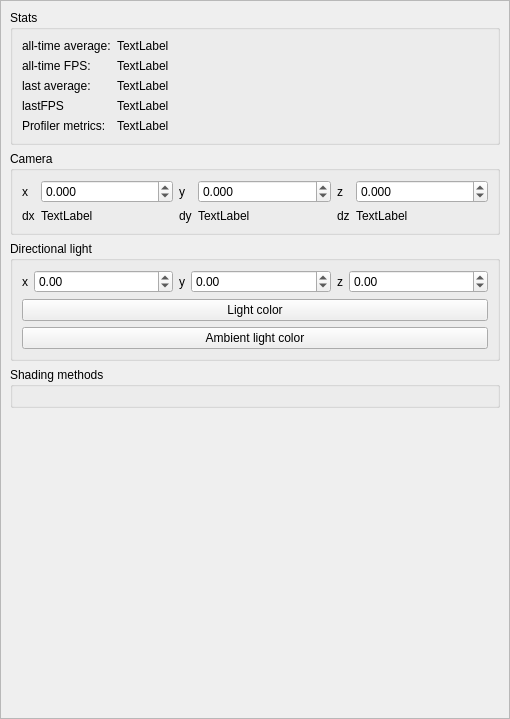
<?xml version="1.0" encoding="UTF-8"?>
<ui version="4.0">
 <class>MainWindow</class>
 <widget class="QMainWindow" name="MainWindow">
  <property name="geometry">
   <rect>
    <x>0</x>
    <y>0</y>
    <width>510</width>
    <height>719</height>
   </rect>
  </property>
  <property name="windowTitle">
   <string>MainWindow</string>
  </property>
  <widget class="QWidget" name="centralwidget">
   <layout class="QGridLayout" name="gridLayout_3">
    <property name="leftMargin">
     <number>0</number>
    </property>
    <property name="topMargin">
     <number>0</number>
    </property>
    <property name="rightMargin">
     <number>0</number>
    </property>
    <property name="bottomMargin">
     <number>0</number>
    </property>
    <property name="spacing">
     <number>0</number>
    </property>
    <item row="0" column="0">
     <widget class="QScrollArea" name="scrollArea">
      <property name="horizontalScrollBarPolicy">
       <enum>Qt::ScrollBarAsNeeded</enum>
      </property>
      <property name="widgetResizable">
       <bool>true</bool>
      </property>
      <property name="alignment">
       <set>Qt::AlignJustify|Qt::AlignVCenter</set>
      </property>
      <widget class="QWidget" name="scrollAreaWidgetContents">
       <property name="geometry">
        <rect>
         <x>0</x>
         <y>0</y>
         <width>510</width>
         <height>719</height>
        </rect>
       </property>
       <layout class="QVBoxLayout" name="verticalLayout_2">
        <item>
         <widget class="QGroupBox" name="groupBox_3">
          <property name="title">
           <string>Stats</string>
          </property>
          <layout class="QFormLayout" name="formLayout_2">
           <item row="0" column="0">
            <widget class="QLabel" name="label_5">
             <property name="text">
              <string>all-time average:</string>
             </property>
            </widget>
           </item>
           <item row="0" column="1">
            <widget class="QLabel" name="totalAvgDuraion">
             <property name="sizePolicy">
              <sizepolicy hsizetype="Expanding" vsizetype="Preferred">
               <horstretch>0</horstretch>
               <verstretch>0</verstretch>
              </sizepolicy>
             </property>
             <property name="text">
              <string>TextLabel</string>
             </property>
            </widget>
           </item>
           <item row="1" column="0">
            <widget class="QLabel" name="label_6">
             <property name="text">
              <string>all-time FPS:</string>
             </property>
            </widget>
           </item>
           <item row="1" column="1">
            <widget class="QLabel" name="totalFPS">
             <property name="sizePolicy">
              <sizepolicy hsizetype="Expanding" vsizetype="Preferred">
               <horstretch>0</horstretch>
               <verstretch>0</verstretch>
              </sizepolicy>
             </property>
             <property name="text">
              <string>TextLabel</string>
             </property>
            </widget>
           </item>
           <item row="2" column="0">
            <widget class="QLabel" name="label_7">
             <property name="text">
              <string>last average:</string>
             </property>
            </widget>
           </item>
           <item row="2" column="1">
            <widget class="QLabel" name="currentAvgDuration">
             <property name="sizePolicy">
              <sizepolicy hsizetype="Expanding" vsizetype="Preferred">
               <horstretch>0</horstretch>
               <verstretch>0</verstretch>
              </sizepolicy>
             </property>
             <property name="text">
              <string>TextLabel</string>
             </property>
            </widget>
           </item>
           <item row="3" column="0">
            <widget class="QLabel" name="label_8">
             <property name="text">
              <string>lastFPS</string>
             </property>
            </widget>
           </item>
           <item row="3" column="1">
            <widget class="QLabel" name="currentFPS">
             <property name="sizePolicy">
              <sizepolicy hsizetype="Expanding" vsizetype="Preferred">
               <horstretch>0</horstretch>
               <verstretch>0</verstretch>
              </sizepolicy>
             </property>
             <property name="text">
              <string>TextLabel</string>
             </property>
            </widget>
           </item>
           <item row="4" column="0">
            <widget class="QLabel" name="label_14">
             <property name="text">
              <string>Profiler metrics:</string>
             </property>
            </widget>
           </item>
           <item row="4" column="1">
            <widget class="QLabel" name="profilerMetrics">
             <property name="text">
              <string>TextLabel</string>
             </property>
            </widget>
           </item>
          </layout>
         </widget>
        </item>
        <item>
         <widget class="QGroupBox" name="groupBox_2">
          <property name="title">
           <string>Camera</string>
          </property>
          <layout class="QGridLayout" name="gridLayout_2">
           <item row="0" column="1">
            <widget class="QDoubleSpinBox" name="camera_x">
             <property name="sizePolicy">
              <sizepolicy hsizetype="Expanding" vsizetype="Fixed">
               <horstretch>0</horstretch>
               <verstretch>0</verstretch>
              </sizepolicy>
             </property>
             <property name="decimals">
              <number>3</number>
             </property>
             <property name="minimum">
              <double>-100000.000000000000000</double>
             </property>
             <property name="maximum">
              <double>100000.000000000000000</double>
             </property>
             <property name="singleStep">
              <double>0.025000000000000</double>
             </property>
            </widget>
           </item>
           <item row="0" column="0">
            <widget class="QLabel" name="label_4">
             <property name="text">
              <string>x</string>
             </property>
            </widget>
           </item>
           <item row="0" column="3">
            <widget class="QDoubleSpinBox" name="camera_y">
             <property name="sizePolicy">
              <sizepolicy hsizetype="Expanding" vsizetype="Fixed">
               <horstretch>0</horstretch>
               <verstretch>0</verstretch>
              </sizepolicy>
             </property>
             <property name="decimals">
              <number>3</number>
             </property>
             <property name="minimum">
              <double>-100000.000000000000000</double>
             </property>
             <property name="maximum">
              <double>100000.000000000000000</double>
             </property>
             <property name="singleStep">
              <double>0.025000000000000</double>
             </property>
            </widget>
           </item>
           <item row="0" column="4">
            <widget class="QLabel" name="label_10">
             <property name="text">
              <string>z</string>
             </property>
            </widget>
           </item>
           <item row="0" column="2">
            <widget class="QLabel" name="label_9">
             <property name="text">
              <string>y</string>
             </property>
            </widget>
           </item>
           <item row="0" column="5">
            <widget class="QDoubleSpinBox" name="camera_z">
             <property name="sizePolicy">
              <sizepolicy hsizetype="Expanding" vsizetype="Fixed">
               <horstretch>0</horstretch>
               <verstretch>0</verstretch>
              </sizepolicy>
             </property>
             <property name="decimals">
              <number>3</number>
             </property>
             <property name="minimum">
              <double>-100000.000000000000000</double>
             </property>
             <property name="maximum">
              <double>100000.000000000000000</double>
             </property>
             <property name="singleStep">
              <double>0.025000000000000</double>
             </property>
            </widget>
           </item>
           <item row="1" column="0">
            <widget class="QLabel" name="label_11">
             <property name="text">
              <string>dx</string>
             </property>
            </widget>
           </item>
           <item row="1" column="2">
            <widget class="QLabel" name="label_12">
             <property name="text">
              <string>dy</string>
             </property>
            </widget>
           </item>
           <item row="1" column="4">
            <widget class="QLabel" name="label_13">
             <property name="text">
              <string>dz</string>
             </property>
            </widget>
           </item>
           <item row="1" column="1">
            <widget class="QLabel" name="camera_dir_x">
             <property name="text">
              <string>TextLabel</string>
             </property>
            </widget>
           </item>
           <item row="1" column="3">
            <widget class="QLabel" name="camera_dir_y">
             <property name="text">
              <string>TextLabel</string>
             </property>
            </widget>
           </item>
           <item row="1" column="5">
            <widget class="QLabel" name="camera_dir_z">
             <property name="text">
              <string>TextLabel</string>
             </property>
            </widget>
           </item>
          </layout>
         </widget>
        </item>
        <item>
         <widget class="QGroupBox" name="groupBox">
          <property name="title">
           <string>Directional light</string>
          </property>
          <layout class="QGridLayout" name="gridLayout">
           <item row="0" column="5">
            <widget class="QDoubleSpinBox" name="light_dir_z">
             <property name="sizePolicy">
              <sizepolicy hsizetype="Expanding" vsizetype="Fixed">
               <horstretch>0</horstretch>
               <verstretch>0</verstretch>
              </sizepolicy>
             </property>
             <property name="minimum">
              <double>-1.000000000000000</double>
             </property>
             <property name="maximum">
              <double>1.000000000000000</double>
             </property>
             <property name="singleStep">
              <double>0.025000000000000</double>
             </property>
            </widget>
           </item>
           <item row="0" column="1">
            <widget class="QDoubleSpinBox" name="light_dir_x">
             <property name="sizePolicy">
              <sizepolicy hsizetype="Expanding" vsizetype="Fixed">
               <horstretch>0</horstretch>
               <verstretch>0</verstretch>
              </sizepolicy>
             </property>
             <property name="minimum">
              <double>-1.000000000000000</double>
             </property>
             <property name="maximum">
              <double>1.000000000000000</double>
             </property>
             <property name="singleStep">
              <double>0.025000000000000</double>
             </property>
            </widget>
           </item>
           <item row="1" column="0" colspan="6">
            <widget class="QPushButton" name="light_color">
             <property name="text">
              <string>Light color</string>
             </property>
            </widget>
           </item>
           <item row="0" column="0">
            <widget class="QLabel" name="label">
             <property name="text">
              <string>x</string>
             </property>
            </widget>
           </item>
           <item row="0" column="3">
            <widget class="QDoubleSpinBox" name="light_dir_y">
             <property name="sizePolicy">
              <sizepolicy hsizetype="Expanding" vsizetype="Fixed">
               <horstretch>0</horstretch>
               <verstretch>0</verstretch>
              </sizepolicy>
             </property>
             <property name="minimum">
              <double>-1.000000000000000</double>
             </property>
             <property name="maximum">
              <double>1.000000000000000</double>
             </property>
             <property name="singleStep">
              <double>0.025000000000000</double>
             </property>
            </widget>
           </item>
           <item row="0" column="4">
            <widget class="QLabel" name="label_3">
             <property name="text">
              <string>z</string>
             </property>
            </widget>
           </item>
           <item row="0" column="2">
            <widget class="QLabel" name="label_2">
             <property name="text">
              <string>y</string>
             </property>
            </widget>
           </item>
           <item row="2" column="0" colspan="6">
            <widget class="QPushButton" name="ambient_color">
             <property name="text">
              <string>Ambient light color</string>
             </property>
            </widget>
           </item>
          </layout>
         </widget>
        </item>
        <item>
         <widget class="QGroupBox" name="shading_methods_group">
          <property name="title">
           <string>Shading methods</string>
          </property>
          <layout class="QFormLayout" name="shading_methods_layout"/>
         </widget>
        </item>
        <item>
         <spacer name="verticalSpacer">
          <property name="orientation">
           <enum>Qt::Vertical</enum>
          </property>
          <property name="sizeHint" stdset="0">
           <size>
            <width>20</width>
            <height>170</height>
           </size>
          </property>
         </spacer>
        </item>
       </layout>
      </widget>
     </widget>
    </item>
   </layout>
  </widget>
 </widget>
 <resources/>
 <connections/>
</ui>
